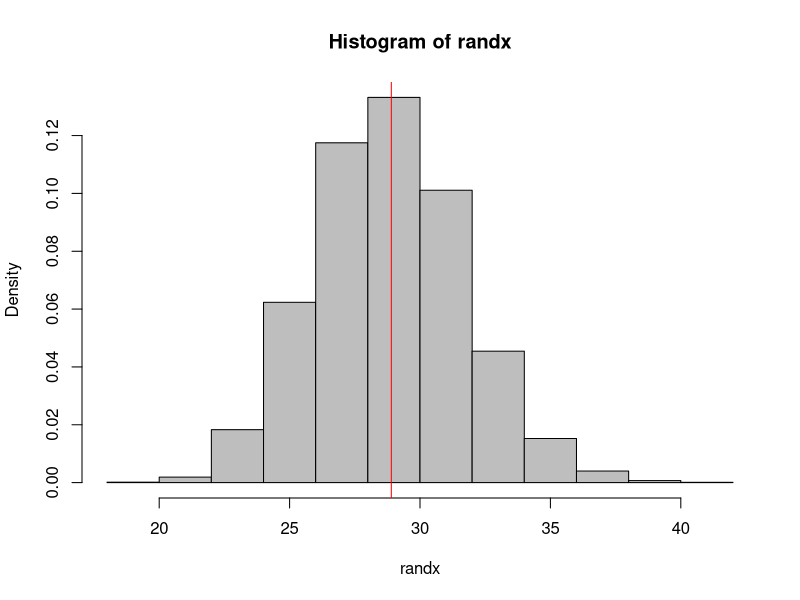

Generate this figure with R:
#dataistanbul talk - April 5th, 2017
#HS Olmez (c) 2017
#
# Glass Tower example
x <- c(48,24,32,61,51,12,32,18,19,24,21,41,29,21,25,23,42,18,23,13)
n <- length(x)
cat("Mean   : ", mean(x), "     Std err   : ",sd(x)/sqrt(n), '\n')
set.seed(7) #an arbitrary seed number
randx <- replicate(10000, mean(sample(x, n, replace=T)))
bs_mean <- mean(randx) ; bs_sd <- sd(randx)
cat("Mean_bs: ", bs_mean, "  Std.dev_bs: ", bs_sd, "\n")
CI <- quantile(randx, c(0.025,0.975))
cat("CI for bootstrapped samples:", CI)
hist(randx, freq=FALSE, col="grey")
abline(v=28.9, col="red")
